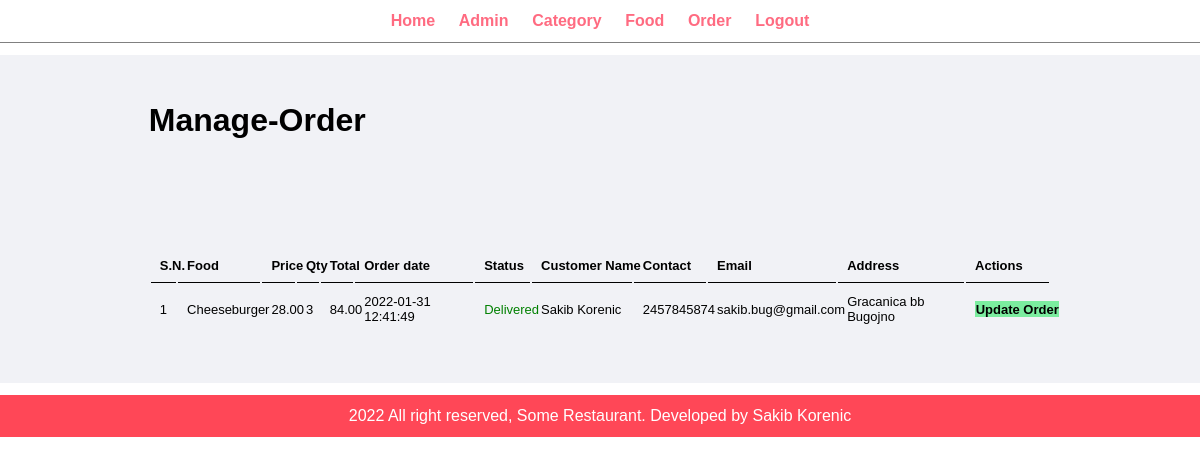
The page /admin/manage-order.php (signed in) on the database its author committed.
### tables this page shows
CREATE TABLE IF NOT EXISTS `tbl_order` (
  `id` int(10) UNSIGNED NOT NULL AUTO_INCREMENT,
  `food` varchar(150) NOT NULL,
  `price` decimal(10,2) NOT NULL,
  `qty` int(11) NOT NULL,
  `total` decimal(10,2) NOT NULL,
  `order_date` datetime NOT NULL DEFAULT CURRENT_TIMESTAMP,
  `status` varchar(50) NOT NULL,
  `customer_name` varchar(100) NOT NULL,
  `customer_contact` varchar(20) NOT NULL,
  `customer_email` varchar(150) NOT NULL,
  `customer_address` varchar(255) NOT NULL,
  PRIMARY KEY (`id`)
);

### admin/manage-order.php (the view, shortened to what this page needs)
<?php include('partials/menu.php'); ?>
<div class="main-content">
    <div class="wrapper">
        <h1>Manage-Order</h1>
<br/><br/><br/><br/>
              <br/> <br/>
     <table class="tbl-full">
            <tr>
                   <th>S.N.</th>
                   <th>Food</th>
                   <th>Price</th>
                   <th>Qty</th>
                   <th>Total</th>
                   <th>Order date</th>
                   <th>Status</th>
                   <th>Customer&nbspName</th>
                   <th>Contact</th>
                   <th>Email</th>
                   <th>Address</th>
                   <th>Actions</th>
            </tr>
                   <?php
                     $sql = "SELECT * FROM tbl_order ORDER BY id DESC";
                     $res = mysqli_query($conn,$sql);
                     $count = mysqli_num_rows($res);
                     $sn=1;
                     if($count>0)
                     {
                            while($row=mysqli_fetch_assoc($res))
                            {
                                   $id = $row['id'];
                                   $food =$row['food'];
                                   $price=$row['price'];
                                   $qty = $row['qty'];
                                   $total = $row['total'];
                                   $order_date =$row['order_date'];
                                   $status = $row['status'];
                                   $customer_name =$row['customer_name'];
                                   $customer_contact =$row['customer_contact'];
                                   $customer_email =$row['customer_email'];
                                   $customer_address =$row['customer_address'];
                                   ?>
                                   <tr>
                                          <td><?php echo $sn++ ; ?></td>
                                          <td><?php echo $food ; ?></td>
                                          <td><?php echo $price; ?></td>
                                          <td><?php echo $qty; ?></td>
                                          <td><?php echo $total; ?></td>
                                          <td><?php echo $order_date; ?></td>
                                          <td>
                                                 <?php
                                                        switch($status){
                                                               case "Delivered":
                                                                      $color="green";
                                                                      break;
                                                        }
                                                        echo "<label style='color:$color;'>$status</label>";
                                                 ?>
                                          </td>
                                          <td><?php echo $customer_name; ?></td>
                                          <td><?php echo $customer_contact; ?></td>
                                          <td><?php echo $customer_email; ?></td>
                                          <td><?php echo $customer_address; ?></td>
                                          <td>
                                                 <a href="<?php echo SITEURL; ?>admin/update-order.php?id=<?php echo $id;  ?>" class="btn-seccondary">Update&nbspOrder</a>
                                          </td>
                                   </tr>
                                   <?php
                            }
                     }
                     else
                     {
                            echo "<tr><td colspan='12' class='error'>Ordrs not available</td></tr>";
                     }
                   ?>
     </table>
    </div>
</div>
<?php include('partials/footer.php'); ?>

### css/admin.css (style rules this page uses)
* { margin: 0; padding: 0; font-family: Arial, Helvetica, sans-serif; }
.wrapper { padding: 1%; width: 80%; margin: auto; }
.tbl-full { width: 100%; }
table tr th { border-bottom: 1px solid black; padding: 1%; text-align: left; font-size: small; }
table tr td { padding: 1%; font-size: small; }
.btn-seccondary { background-color: #7bed9f; padding: 1%; color: black; text-decoration: none; font-weight: bold; }
.main-content { margin: 1% 0; background-color: #f1f2f6; padding: 3%; }

### rows shown on the page
tbl_order: food "Cheeseburger", price "28.00", qty "3", total "84.00", order_date "2022-01-31 12:41:49", status "Delivered", customer_name "Sakib Korenic", customer_contact "2457845874", customer_email "sakib.bug@gmail.com", customer_address "Gracanica bb Bugojno"
